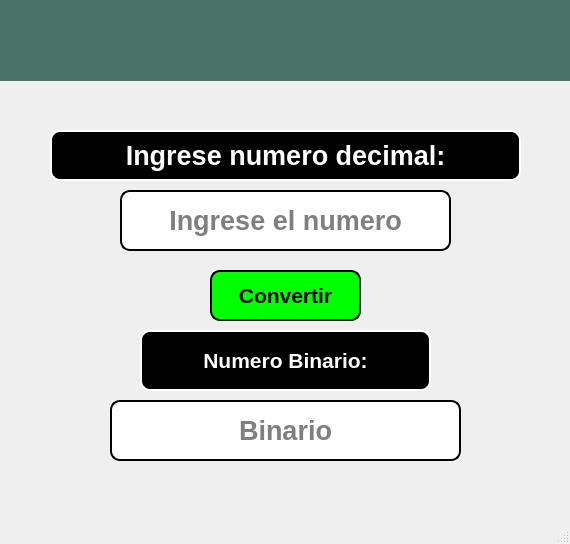
<?xml version="1.0" encoding="UTF-8"?>
<ui version="4.0">
 <class>MainWindow</class>
 <widget class="QMainWindow" name="MainWindow">
  <property name="geometry">
   <rect>
    <x>0</x>
    <y>0</y>
    <width>570</width>
    <height>544</height>
   </rect>
  </property>
  <property name="windowTitle">
   <string>MainWindow</string>
  </property>
  <property name="styleSheet">
   <string notr="true"/>
  </property>
  <widget class="QWidget" name="centralwidget">
   <widget class="QLabel" name="label">
    <property name="geometry">
     <rect>
      <x>0</x>
      <y>70</y>
      <width>571</width>
      <height>441</height>
     </rect>
    </property>
    <property name="text">
     <string/>
    </property>
    <property name="pixmap">
     <pixmap>imagenes/numerossss.jpg</pixmap>
    </property>
    <property name="scaledContents">
     <bool>true</bool>
    </property>
   </widget>
   <widget class="QLabel" name="label_2">
    <property name="geometry">
     <rect>
      <x>0</x>
      <y>0</y>
      <width>571</width>
      <height>81</height>
     </rect>
    </property>
    <property name="styleSheet">
     <string notr="true">background-color: rgb(73, 115, 104);</string>
    </property>
    <property name="text">
     <string/>
    </property>
    <property name="pixmap">
     <pixmap resource="../PIP_Equipo4_Unidad1_Clase/recursos_proyectos.qrc">:/imgUAT/imagenes/uat.png</pixmap>
    </property>
    <property name="scaledContents">
     <bool>true</bool>
    </property>
   </widget>
   <widget class="QLabel" name="label_3">
    <property name="geometry">
     <rect>
      <x>440</x>
      <y>380</y>
      <width>161</width>
      <height>141</height>
     </rect>
    </property>
    <property name="text">
     <string/>
    </property>
    <property name="pixmap">
     <pixmap>../PIP_Equipo4_Unidad1_Clase/imagenes/Equipo4.png</pixmap>
    </property>
    <property name="scaledContents">
     <bool>true</bool>
    </property>
   </widget>
   <widget class="QLabel" name="label_4">
    <property name="geometry">
     <rect>
      <x>50</x>
      <y>130</y>
      <width>471</width>
      <height>51</height>
     </rect>
    </property>
    <property name="font">
     <font>
      <pointsize>20</pointsize>
      <weight>75</weight>
      <bold>true</bold>
     </font>
    </property>
    <property name="styleSheet">
     <string notr="true">color: rgb(255, 255, 255);
background-color: rgb(0, 0, 0);
border: 2px solid white;
border-radius: 10px;</string>
    </property>
    <property name="text">
     <string>&lt;html&gt;&lt;head/&gt;&lt;body&gt;&lt;p&gt;Ingrese numero decimal:&lt;/p&gt;&lt;/body&gt;&lt;/html&gt;</string>
    </property>
    <property name="alignment">
     <set>Qt::AlignCenter</set>
    </property>
   </widget>
   <widget class="QLineEdit" name="txt_numero">
    <property name="geometry">
     <rect>
      <x>120</x>
      <y>190</y>
      <width>331</width>
      <height>61</height>
     </rect>
    </property>
    <property name="font">
     <font>
      <pointsize>20</pointsize>
      <weight>75</weight>
      <bold>true</bold>
     </font>
    </property>
    <property name="toolTip">
     <string>Ingrese valores numericos solamente</string>
    </property>
    <property name="statusTip">
     <string>Ingrese valores numericos solamente</string>
    </property>
    <property name="styleSheet">
     <string notr="true">border: 2px solid black;
border-radius: 10px;</string>
    </property>
    <property name="text">
     <string/>
    </property>
    <property name="alignment">
     <set>Qt::AlignCenter</set>
    </property>
    <property name="placeholderText">
     <string>Ingrese el numero</string>
    </property>
   </widget>
   <widget class="QLineEdit" name="txt_binario">
    <property name="geometry">
     <rect>
      <x>110</x>
      <y>400</y>
      <width>351</width>
      <height>61</height>
     </rect>
    </property>
    <property name="font">
     <font>
      <pointsize>20</pointsize>
      <weight>75</weight>
      <bold>true</bold>
     </font>
    </property>
    <property name="toolTip">
     <string/>
    </property>
    <property name="statusTip">
     <string/>
    </property>
    <property name="styleSheet">
     <string notr="true">border: 2px solid black;
border-radius: 10px;</string>
    </property>
    <property name="text">
     <string/>
    </property>
    <property name="alignment">
     <set>Qt::AlignCenter</set>
    </property>
    <property name="placeholderText">
     <string>Binario</string>
    </property>
   </widget>
   <widget class="QPushButton" name="btn_convertir">
    <property name="geometry">
     <rect>
      <x>210</x>
      <y>270</y>
      <width>151</width>
      <height>51</height>
     </rect>
    </property>
    <property name="font">
     <font>
      <pointsize>16</pointsize>
      <weight>75</weight>
      <bold>true</bold>
     </font>
    </property>
    <property name="toolTip">
     <string/>
    </property>
    <property name="statusTip">
     <string/>
    </property>
    <property name="styleSheet">
     <string notr="true">border-radius: 10px;
background-color: rgb(0, 255, 0);
border: 2px solid black;</string>
    </property>
    <property name="text">
     <string>Convertir</string>
    </property>
   </widget>
   <widget class="QLabel" name="label_5">
    <property name="geometry">
     <rect>
      <x>140</x>
      <y>330</y>
      <width>291</width>
      <height>61</height>
     </rect>
    </property>
    <property name="font">
     <font>
      <pointsize>20</pointsize>
      <weight>75</weight>
      <bold>true</bold>
     </font>
    </property>
    <property name="styleSheet">
     <string notr="true">color: rgb(255, 255, 255);
background-color: rgb(0, 0, 0);
border: 2px solid white;
border-radius: 10px;</string>
    </property>
    <property name="text">
     <string>&lt;html&gt;&lt;head/&gt;&lt;body&gt;&lt;p&gt;&lt;span style=&quot; font-size:16pt;&quot;&gt;Numero Binario:&lt;/span&gt;&lt;/p&gt;&lt;/body&gt;&lt;/html&gt;</string>
    </property>
    <property name="alignment">
     <set>Qt::AlignCenter</set>
    </property>
   </widget>
  </widget>
  <widget class="QMenuBar" name="menubar">
   <property name="geometry">
    <rect>
     <x>0</x>
     <y>0</y>
     <width>570</width>
     <height>26</height>
    </rect>
   </property>
  </widget>
  <widget class="QStatusBar" name="statusbar"/>
 </widget>
 <resources>
  <include location="../PIP_Equipo4_Unidad1_Clase/recursos_proyectos.qrc"/>
 </resources>
 <connections/>
</ui>
